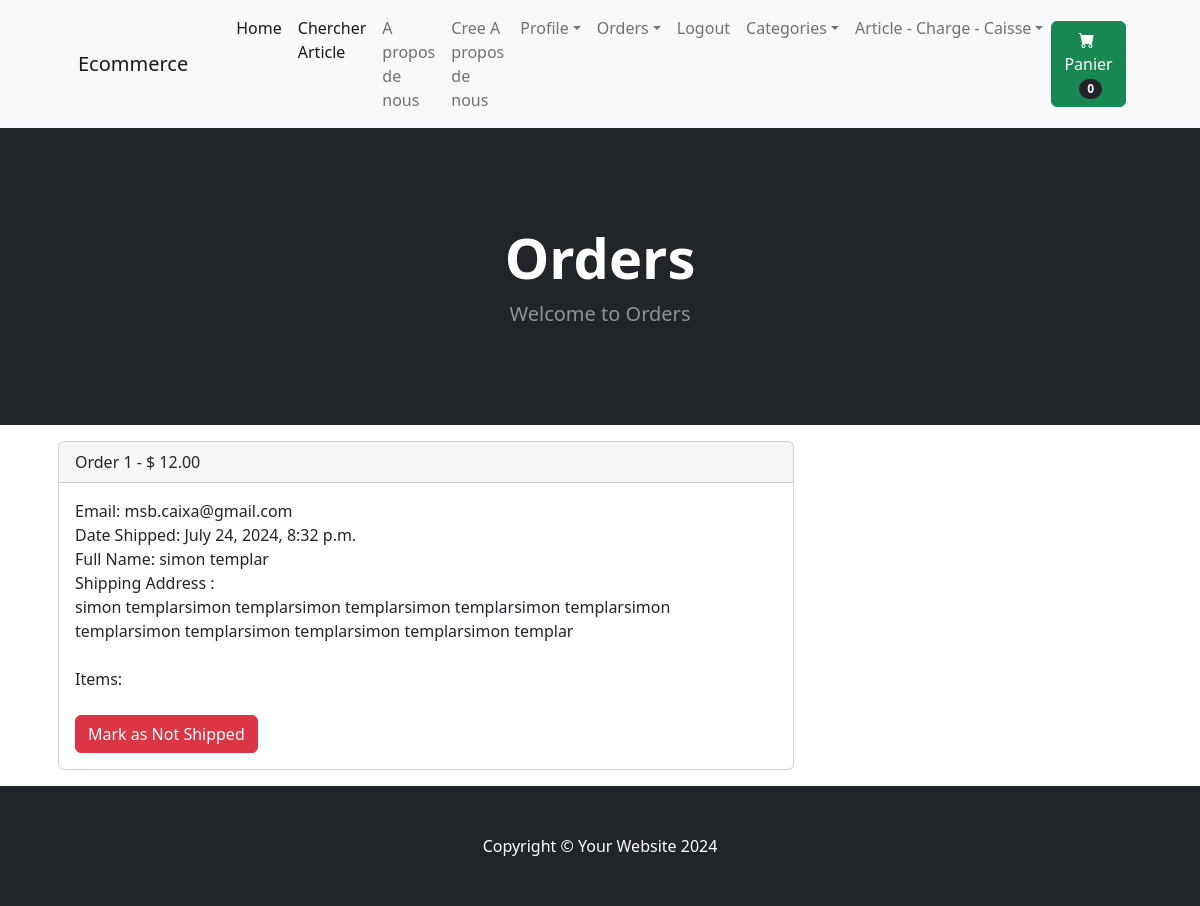
Page /payment/orders/1 (signed in) on the earlier database version.
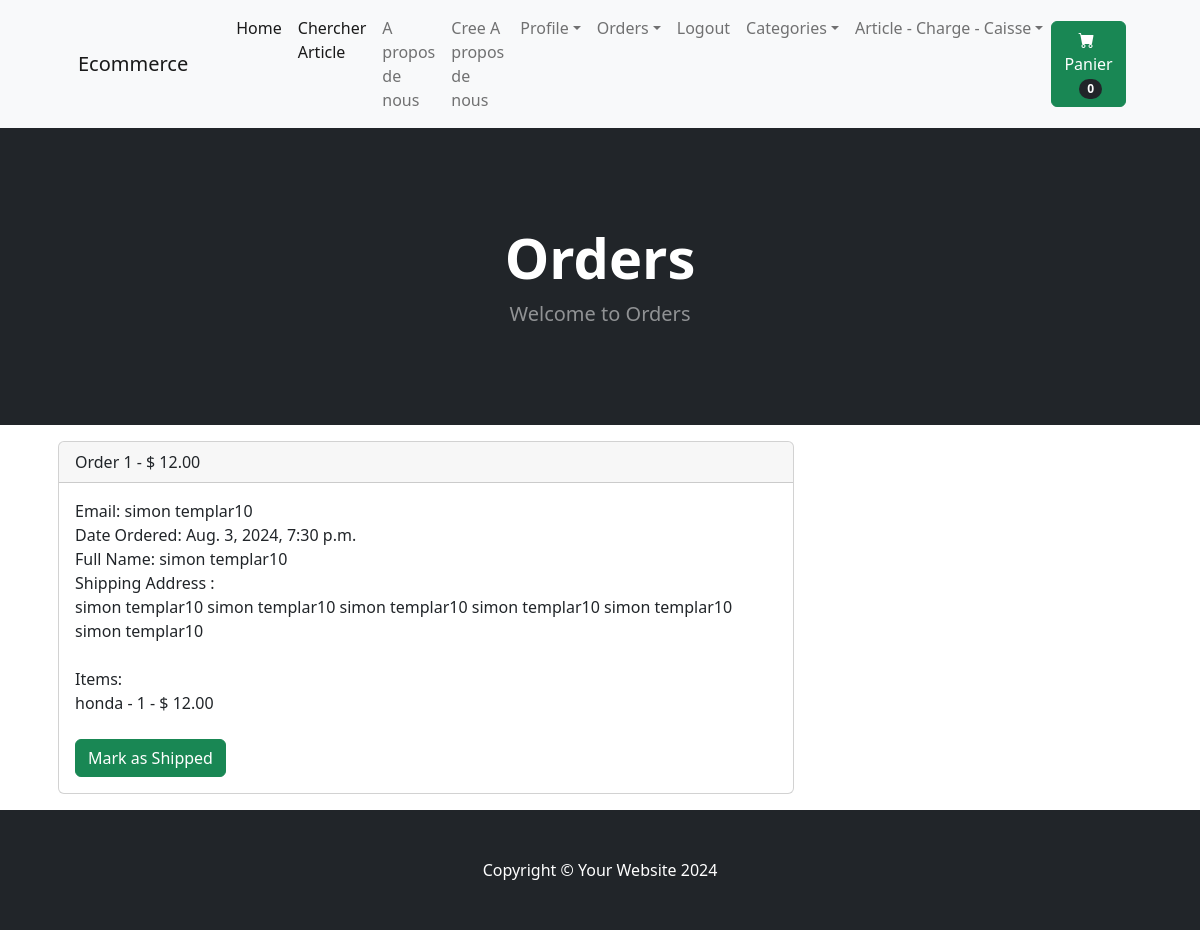
Same page on the later database version.
### payment_app/models.py (models this page shows, shortened)
class Order(models.Model):
    user = models.ForeignKey(User, on_delete=models.CASCADE, null=True, blank=True)
    full_name = models.CharField(max_length=255, null=True, blank=True)
    email = models.EmailField(max_length=255, null=True, blank=True)
    shipping_address = models.TextField(max_length=15000, null=True, blank=True)
    amount_paid = models.DecimalField(max_digits=10,decimal_places=2, null=True, blank=True)
    date_ordered = models.DateTimeField(auto_now_add=True)
    shipped=models.BooleanField(default=False, null=True, blank=True)
    date_shipped=models.DateTimeField(null=True, blank=True)

class OrderItem(models.Model):
    user = models.ForeignKey(User, on_delete=models.CASCADE, null=True, blank=True)
    order = models.ForeignKey(Order, on_delete=models.CASCADE, null=True, blank=True)
    product = models.ForeignKey(Product, on_delete=models.CASCADE, null=True, blank=True)
    quantity = models.PositiveBigIntegerField(default=1, null=True, blank=True)
    price = models.DecimalField(max_digits=10,decimal_places=2, null=True, blank=True)

### store_app/models.py (models this page shows)
class Product(models.Model):
    name=models.CharField(max_length=100)
    price=models.DecimalField(default=0, decimal_places=2, max_digits=6)
    category=models.ForeignKey(Category, on_delete=models.CASCADE, default=1)
    description=models.CharField(max_length=250, default='', blank=True, null=True)
    image=models.ImageField(upload_to='uploads/product/')
    is_sale=models.BooleanField(default=False)
    sale_price=models.DecimalField(default=0, decimal_places=2, max_digits=6)
    def __str__(self) :
        return self.name

### payment_app/views.py (the view, shortened to what this page needs)
# urls.py: path('orders/<int:pk>', views.orders, name='orders'),
def orders(request, pk):
    if request.user.is_authenticated and request.user.is_superuser:
        order = Order.objects.get(id=pk)
        items = OrderItem.objects.filter(order=pk)
        return render(request, "payment_app/orders.html", {"order":order, "items":items})
    else:
        messages.success(request, "Access Denied.....")
        return redirect('home')

### cart_app/cart.py (called while the page is built)
    def __len__(self):
        return len(self.cart)

### cart_app/context_processors.py (called while the page is built)
def cart(request):
    context={'cart':Cart(request)}
    return context

### payment_app/templates/payment_app/orders.html (shortened to what this page needs)
{% extends 'store_app/base.html' %}
{% block content %}
 <header class="bg-dark py-5">
    <div class="container px-4 px-lg-5 my-5">
        <div class="text-center text-white">
            <h1 class="display-4 fw-bolder">Orders</h1>
            <p class="lead fw-normal text-white-50 mb-0">Welcome to Orders</p>
        </div>
    </div>
</header>
<div class="container">
    <div class="row">
        <div class="col-8 m-3">
     <div class="card">
        <div class="card-header">
            Order {{ order.id }} - $ {{ order.amount_paid }}
        </div>
        <div class="card-body">
         Email: {{ order.email }} <br>
         {% if order.date_shipped %}
         Date Shipped: {{order.date_shipped}}
         {% else %}
         Date Ordered: {{order.date_ordered}}
         {% endif %}
         <br>
         Full Name:  {{order.full_name}} <br>
         Shipping Address : <br>{{order.shipping_address}}
         <br><br>
         Items: <br>
         {% for item in items %}
            {{ item.product }} - {{ item.quantity }} - $ {{ item.price }} <br>
         {% endfor %}
         <br>
         {% if not order.shipped %}
         <form action="" method="post">
            <button type="submit" class="btn btn-success">Mark as Shipped</button>
        </form>
         {% else %}
         <form action="" method="post">
            <button type="submit" class="btn btn-danger">Mark as Not Shipped</button>
        </form>
         {% endif %}
        </div>
      </div>
        </div>
    </div>
</div>
{% endblock %}

Differences in the rows shown:
changed Order id 1: email "msb.caixa@gmail.com" → "simon templar10"; date_ordered (not shown) → "Aug. 3, 2024, 7:30 p.m."; full_name "simon templar" → "simon templar10"; shipping_address "simon templarsimon templarsimon templarsimon templarsimon templarsimon templarsimon templarsimon templarsimon templarsimon templar" → "simon templar10 simon templar10 simon templar10 simon templar10 simon templar10 simon templar10"; shipped True → False (drawn); date_shipped "July 24, 2024, 8:32 p.m." → (not shown)
added OrderItem: product "honda", quantity "1", price "12.00"
Other differences:
text no longer shown: "Date Shipped: Mark as Not Shipped"
text now shown: "Date Ordered: Mark as Shipped"
